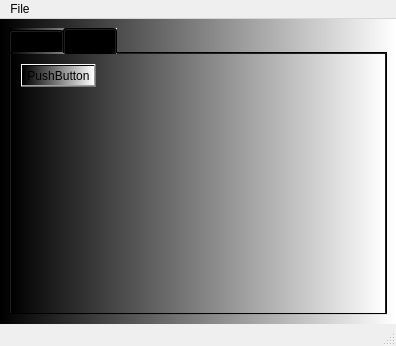
<?xml version="1.0" encoding="UTF-8"?>
<ui version="4.0">
 <class>MainWindow</class>
 <widget class="QMainWindow" name="MainWindow">
  <property name="geometry">
   <rect>
    <x>0</x>
    <y>0</y>
    <width>396</width>
    <height>346</height>
   </rect>
  </property>
  <property name="windowTitle">
   <string>MainWindow</string>
  </property>
  <widget class="QWidget" name="centralwidget">
   <property name="styleSheet">
    <string notr="true">background-color: qlineargradient(spread:pad, x1:0, y1:0, x2:1, y2:0, stop:0 rgba(0, 0, 0, 255), stop:1 rgba(255, 255, 255, 255));</string>
   </property>
   <layout class="QVBoxLayout" name="verticalLayout">
    <item>
     <widget class="QTabWidget" name="tabWidget">
      <property name="currentIndex">
       <number>1</number>
      </property>
      <widget class="QWidget" name="tab">
       <property name="styleSheet">
        <string notr="true">QWidget{
background-color: rgb(0, 0, 255);
}

QPushButton{
background-color: rgb(255, 255, 255);
}

QPushButton#pushButton_set_label{
background-color: rgb(255, 0, 255);
}
</string>
       </property>
       <attribute name="title">
        <string>Tab 1</string>
       </attribute>
       <widget class="QWidget" name="verticalLayoutWidget">
        <property name="geometry">
         <rect>
          <x>0</x>
          <y>0</y>
          <width>341</width>
          <height>201</height>
         </rect>
        </property>
        <layout class="QVBoxLayout" name="verticalLayout_2">
         <item>
          <widget class="QLabel" name="label">
           <property name="font">
            <font>
             <pointsize>18</pointsize>
            </font>
           </property>
           <property name="text">
            <string>TextLabel</string>
           </property>
           <property name="alignment">
            <set>Qt::AlignCenter</set>
           </property>
          </widget>
         </item>
         <item>
          <layout class="QHBoxLayout" name="horizontalLayout">
           <item>
            <widget class="QPushButton" name="pushButton_clear">
             <property name="text">
              <string>Clear label</string>
             </property>
            </widget>
           </item>
           <item>
            <widget class="QPushButton" name="pushButton_set_label">
             <property name="text">
              <string>Set label</string>
             </property>
            </widget>
           </item>
          </layout>
         </item>
        </layout>
       </widget>
      </widget>
      <widget class="QWidget" name="tab_2">
       <property name="autoFillBackground">
        <bool>false</bool>
       </property>
       <attribute name="title">
        <string>Tab 2</string>
       </attribute>
       <widget class="QPushButton" name="pushButton">
        <property name="geometry">
         <rect>
          <x>10</x>
          <y>10</y>
          <width>75</width>
          <height>23</height>
         </rect>
        </property>
        <property name="text">
         <string>PushButton</string>
        </property>
       </widget>
      </widget>
     </widget>
    </item>
   </layout>
  </widget>
  <widget class="QMenuBar" name="menubar">
   <property name="geometry">
    <rect>
     <x>0</x>
     <y>0</y>
     <width>396</width>
     <height>26</height>
    </rect>
   </property>
   <widget class="QMenu" name="menuFile">
    <property name="title">
     <string>File</string>
    </property>
    <addaction name="actionNew"/>
    <addaction name="separator"/>
    <addaction name="actionExit"/>
   </widget>
   <addaction name="menuFile"/>
  </widget>
  <widget class="QStatusBar" name="statusbar">
   <property name="statusTip">
    <string>Text displayed</string>
   </property>
  </widget>
  <action name="actionNew">
   <property name="icon">
    <iconset>
     <normaloff>../icons/new_icon.png</normaloff>../icons/new_icon.png</iconset>
   </property>
   <property name="text">
    <string>New</string>
   </property>
   <property name="statusTip">
    <string>New File</string>
   </property>
  </action>
  <action name="actionExit">
   <property name="icon">
    <iconset>
     <normaloff>../icons/exit_icon.png</normaloff>../icons/exit_icon.png</iconset>
   </property>
   <property name="text">
    <string>Exit</string>
   </property>
  </action>
 </widget>
 <resources/>
 <connections/>
 <slots>
  <slot>slot1()</slot>
 </slots>
</ui>
